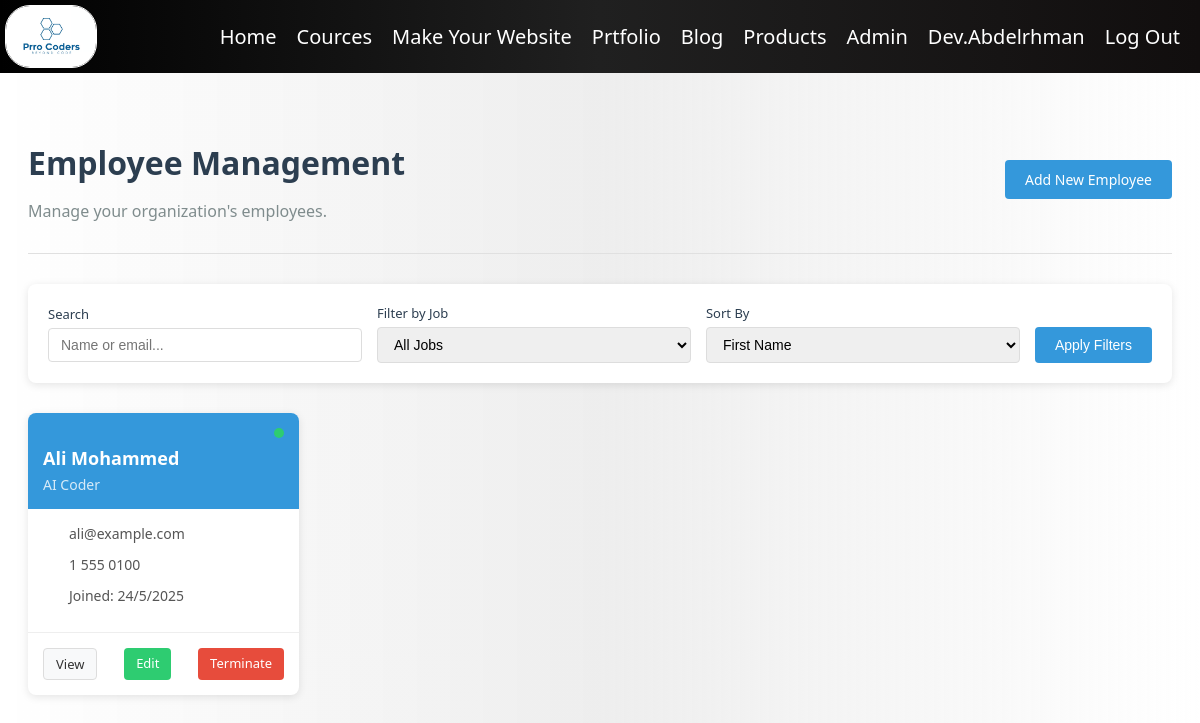
The page /adminPanal/employees/ (signed in) on the database as committed earlier.
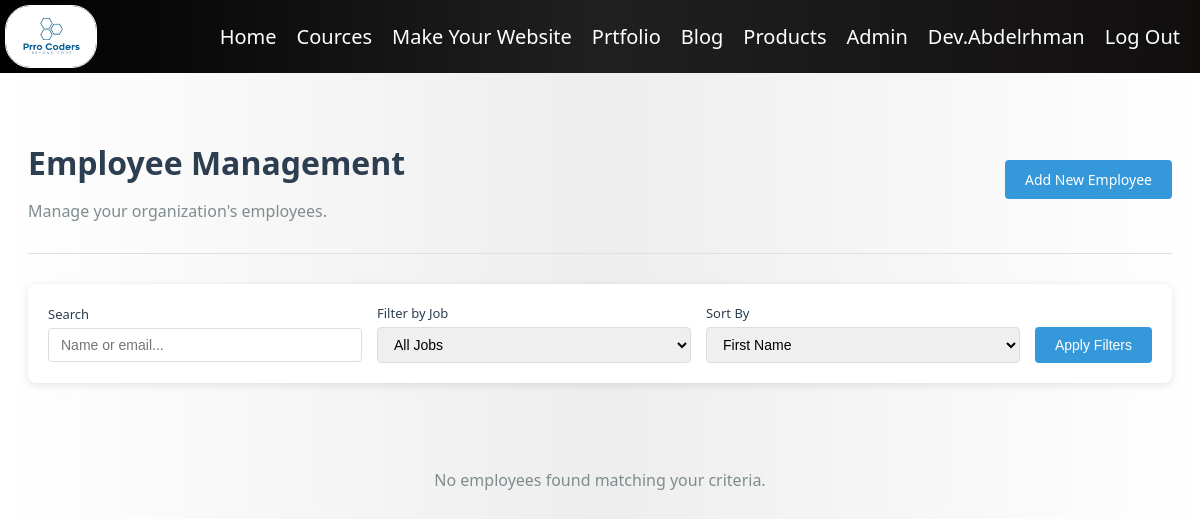
The same page on the database as committed later.
### adminPanal/models.py (models this page shows, shortened)
class Employee(models.Model):
    First_name = models.CharField(max_length=255)
    Last_name = models.CharField(max_length=255)
    user_name = models.CharField(max_length=255)
    password = models.CharField(max_length=255)
    salary = models.CharField(max_length=30)
    about = models.CharField(max_length=99999)
    email = models.CharField(max_length=600)#
    number = models.CharField(max_length=30)#
    job = models.CharField(max_length=255)
    cv = models.FileField()
    prto = models.CharField(max_length=255)
    Eyear = models.IntegerField()
    Emonth = models.IntegerField()
    Eday = models.IntegerField()
    Syear = models.IntegerField()
    Smonth = models.IntegerField()
    Sday = models.IntegerField()
    active = models.BooleanField(default=True)

### adminPanal/views.py (the view)
# urls.py: path('employees/', views.employees_list, name='employees_list'),
def employees_list(request):
    employees = Employee.objects.filter(active=True)
    search_query = request.GET.get('search', '')
    job_filter = request.GET.get('job', '')
    sort_by = request.GET.get('sort', 'First_name')
    if search_query:
        employees = employees.filter(
            Q(First_name__icontains=search_query) |
            Q(Last_name__icontains=search_query) |
            Q(email__icontains=search_query)
        )
    if job_filter:
        employees = employees.filter(job=job_filter)
    employees = employees.order_by(sort_by)
    jobs = Jobs.objects.all()
    context = {
        'employees': employees,
        'jobs': jobs,
        'search_query': search_query,
        'job_filter': job_filter,
        'sort_by': sort_by
    }
    return render(request, 'adminPanal/employees_list.html', context)

### templates/adminPanal/employees_list.html (shortened to what this page needs)
{% extends 'layout.html' %}
{% block body %}
{% load static %}
<div class="admin-container">
    {% if user.is_superuser %}
        <div class="admin-header">
            <div>
                <h1>Employee Management</h1>
                <p>Manage your organization's employees.</p>
            </div>
            <a href="{% url 'addEmployee' %}" class="btn-primary">Add New Employee</a>
        </div>
        <div class="filter-section">
            <form class="filter-form" method="GET">
                <div class="filter-group">
                    <label for="search">Search</label>
                    <input type="text" id="search" name="search" class="filter-input" placeholder="Name or email..." value="{{ search_query }}">
                </div>
                <div class="filter-group">
                    <label for="job">Filter by Job</label>
                    <select id="job" name="job" class="filter-input">
                        <option value="">All Jobs</option>
                    </select>
                </div>
                <div class="filter-group">
                    <label for="sort">Sort By</label>
                    <select id="sort" name="sort" class="filter-input">
                        <option value="First_name" {% if sort_by == 'First_name' %}selected{% endif %}>First Name</option>
                    </select>
                </div>
                <button type="submit" class="btn-primary filter-button">Apply Filters</button>
            </form>
        </div>
        <div class="employees-grid">
            {% if employees %}
                {% for employee in employees %}
                    <div class="employee-card">
                        <div class="employee-header">
                            <div class="employee-status"></div>
                            <h3 class="employee-name">{{ employee.First_name }} {{ employee.Last_name }}</h3>
                            <div class="employee-job">{{ employee.job }}</div>
                        </div>
                        <div class="employee-content">
                            <div class="employee-detail">
                                <span>{{ employee.email }}</span>
                            </div>
                            <div class="employee-detail">
                                <span>{{ employee.number }}</span>
                            </div>
                            <div class="employee-detail">
                                <span>Joined: {{ employee.Sday }}/{{ employee.Smonth }}/{{ employee.Syear }}</span>
                            </div>
                        </div>
                        <div class="employee-footer">
                            <a href="{% url 'employee_detail' employee.id %}" class="employee-action view-action">View</a>
                            <a href="{% url 'editEmployee' employee.id %}" class="employee-action edit-action">Edit</a>
                            <a href="{% url 'terminateEmployee' employee.id %}" class="employee-action terminate-action">Terminate</a>
                        </div>
                    </div>
                {% endfor %}
            {% else %}
                <div class="no-results">
                    <p>No employees found matching your criteria.</p>
                </div>
            {% endif %}
        </div>
    {% endif %}
</div>
{% endblock %}

Rows that differ between the two databases and show on the page:
removed Employee: First_name "Ali", Last_name "Mohammed", job "AI Coder", email "ali@example.com", number "1 555 0100", Sday "24", Smonth "5", Syear "2025"
Other text that changed with them:
text now shown: "No employees found matching your criteria."
